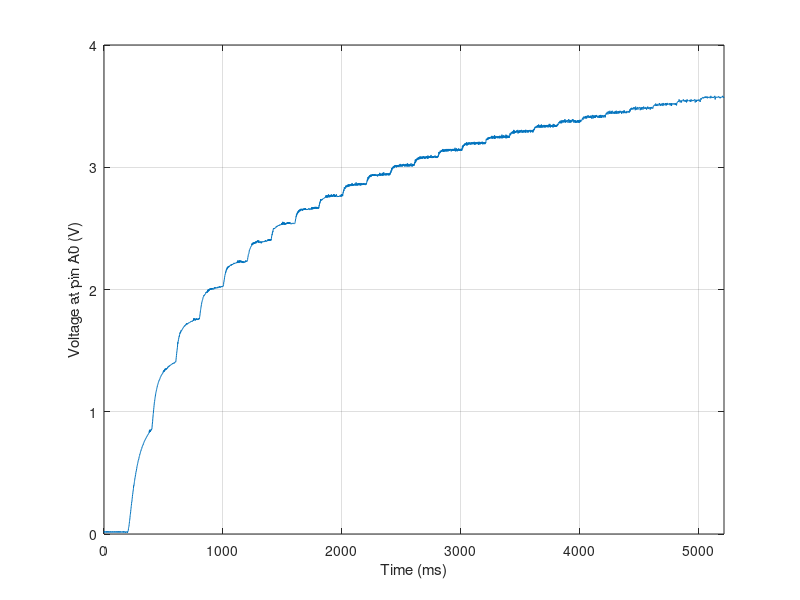

Recreate this plot in MATLAB.
data = dlmread('incstep_response.csv', ',');
data = data(2:end,:);    % get read of first line
data(:,1) = data(:,1) - data(1);    % subtract initial time from time collumn
data(:,1) = data(:,1)/1000;    % convert from us to ms
data(:,2) = data(:,2)/1024*5;  % convert from PWM to Volt

%plot(data(:,1), data(:,2), data(:,1), data(:,3))
plot(data(:,1), data(:,2))
xlabel('Time (ms)');
ylabel('Voltage at pin A0 (V)');
axis([0, data(end,1)]);
grid on
print('incstep_response', '-depsc2', '-mono', '-tight');
